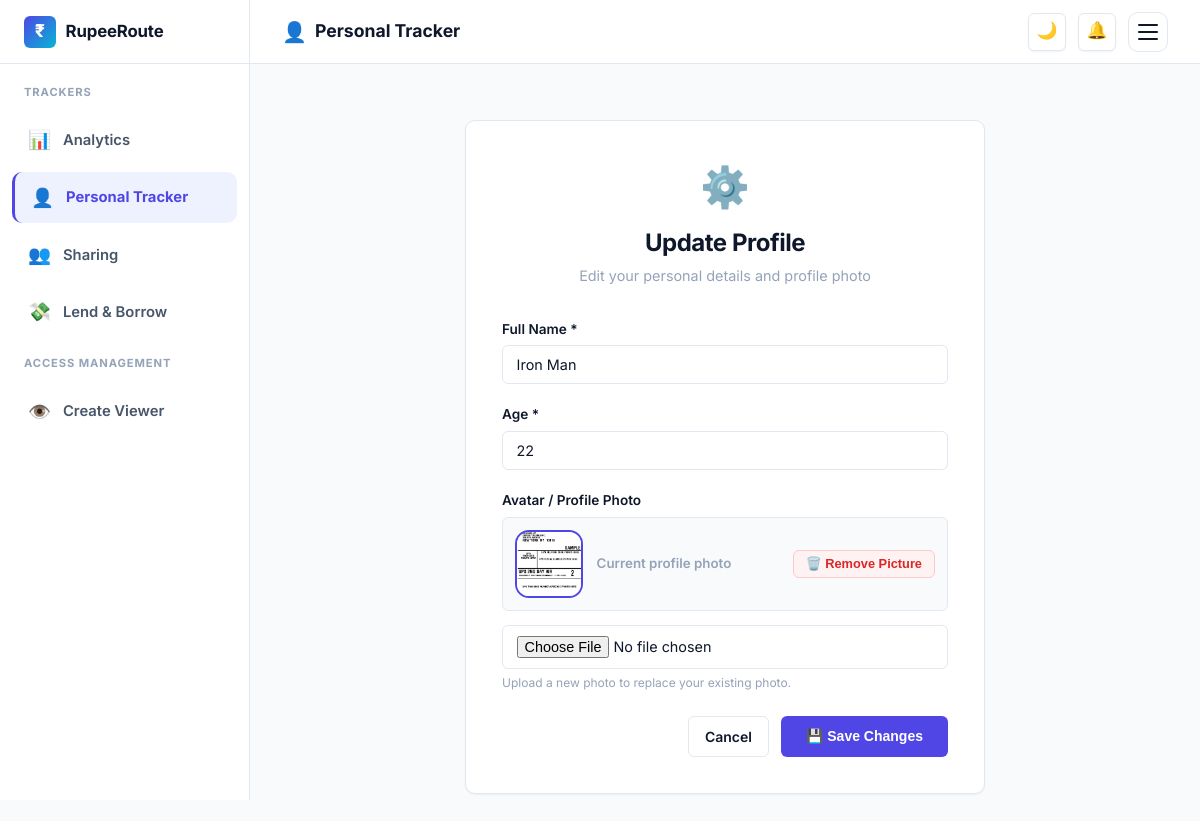
/profile/update/ (signed in), run on the app's committed database.
### expenses/models.py (models this page shows, shortened)
class UserProfile(models.Model):
    user = models.OneToOneField(User, on_delete=models.CASCADE, related_name='profile')
    full_name = models.CharField(max_length=120, blank=True)
    age = models.PositiveIntegerField(null=True, blank=True)
    avatar = models.ImageField(upload_to='avatars/', null=True, blank=True)
    is_profile_setup = models.BooleanField(default=False)
    is_viewer = models.BooleanField(default=False)
    viewer_of = models.ForeignKey(User, null=True, blank=True, on_delete=models.CASCADE, related_name='viewers')
    created_at = models.DateTimeField(auto_now_add=True)
    @property
    def display_name(self):
        return self.full_name if self.full_name else self.user.username

### expenses/views.py (the view)
# urls.py: path('profile/update/', views.update_profile_view, name='update_profile'),
@login_required
def update_profile_view(request):
    if hasattr(request.user, 'profile') and request.user.profile.is_viewer:
        messages.error(request, "Viewers cannot update owner profile.")
        return redirect('home')
    profile, _ = UserProfile.objects.get_or_create(user=request.user)
    if request.method == 'POST':
        if request.POST.get('remove_avatar') == '1':
            if profile.avatar:
                profile.avatar.delete(save=False)
                profile.avatar = None
                profile.save()
                messages.success(request, "Profile picture removed.")
            return redirect('update_profile')
        form = ProfileSetupForm(request.POST, request.FILES, instance=profile)
        if form.is_valid():
            p = form.save(commit=False)
            p.is_profile_setup = True
            p.save()
            messages.success(request, "Profile updated successfully!")
            return redirect('home')
    else:
        form = ProfileSetupForm(instance=profile)
    return render(request, 'expenses/profile_update.html', {
        'form': form,
        'profile': profile,
        'current_tracker': 'personal',
    })

### expenses/forms.py
class ProfileSetupForm(forms.ModelForm):
    class Meta:
        model = UserProfile
        fields = ['full_name', 'age', 'avatar']
        widgets = {
            'full_name': forms.TextInput(attrs={
                'class': 'form-input',
                'placeholder': 'Enter your full name',
                'required': True,
                'autofocus': True
            }),
            'age': forms.NumberInput(attrs={
                'class': 'form-input',
                'placeholder': 'Enter your age',
                'min': '1',
                'max': '120',
                'required': True
            }),
            'avatar': forms.FileInput(attrs={
                'class': 'form-input',
                'accept': 'image/*'
            }),
        }

### expenses/context_processors.py (called while the page is built)
def notifications_context(request):
    if not getattr(request, 'user', None) or not request.user.is_authenticated:
        return {}
    target_user = request.user
    if hasattr(request.user, 'profile') and request.user.profile.is_viewer and request.user.profile.viewer_of:
        target_user = request.user.profile.viewer_of
    qs = Notification.objects.filter(recipient=target_user).select_related('actor', 'actor__profile', 'group')
    unread_count = qs.filter(is_read=False).count()
    recent = list(qs[:20])
    return {
        'notifications_list': recent,
        'unread_notifications_count': unread_count,
    }

### expenses/models.py (called while the page is built)
    @property
    def action_icon(self):
        icons = {
            'added': '➕',
            'edited': '✏️',
            'deleted': '🗑️',
            'settled': '🤝',
            'reopened': '↺',
            'joined': '👋',
        }
        return icons.get(self.action_type, '🔔')

### expenses/templates/expenses/profile_update.html (shortened to what this page needs)
{% extends "expenses/base.html" %}
{% block content %}
<div class="auth-wrapper" style="max-width: 520px; margin: 2rem auto;">
  <div class="auth-card" style="padding: 2.25rem;">
    <div class="auth-header" style="text-align: center; margin-bottom: 2rem;">
      <div class="auth-icon" style="font-size: 2.5rem; margin-bottom: 0.5rem;">⚙️</div>
      <h1 class="auth-title" style="font-size: 1.5rem; font-weight: 700;">Update Profile</h1>
      <p class="auth-subtitle" style="color: var(--text-muted); font-size: 0.9rem;">Edit your personal details and profile photo</p>
    </div>
    <form method="post" enctype="multipart/form-data">
      <div class="form-group" style="margin-bottom: 1.25rem;">
        <label class="form-label" style="font-weight: 600; display: block; margin-bottom: 0.4rem;">Full Name *</label>
        {{ form.full_name }}
      </div>
      <div class="form-group" style="margin-bottom: 1.25rem;">
        <label class="form-label" style="font-weight: 600; display: block; margin-bottom: 0.4rem;">Age *</label>
        {{ form.age }}
      </div>
      <div class="form-group" style="margin-bottom: 1.5rem;">
        <label class="form-label" style="font-weight: 600; display: block; margin-bottom: 0.4rem;">Avatar / Profile Photo</label>
        {% if profile.avatar %}
        <div style="display: flex; align-items: center; justify-content: space-between; flex-wrap: wrap; gap: 0.75rem; margin-bottom: 0.85rem; padding: 0.75rem; border: 1px solid var(--border-color); border-radius: var(--radius-sm); background: #f8fafc;">
          <div style="display: flex; align-items: center; gap: 0.85rem;">
            <img src="{{ profile.avatar.url }}" alt="{{ profile.display_name }}" style="width: 68px; height: 68px; border-radius: 14px; object-fit: cover; border: 2px solid var(--accent-primary);">
            <small style="color: var(--text-muted); font-weight: 600;">Current profile photo</small>
          </div>
          <button type="submit" name="remove_avatar" value="1" class="btn btn-secondary btn-sm" formnovalidate onclick="return confirm('Remove your existing profile picture?');" style="color: #dc2626; border-color: #fecaca; background: #fef2f2; font-weight: 700;">
            🗑️ Remove Picture
          </button>
        </div>
        {% endif %}
        {{ form.avatar }}
        <small style="display:block; color:var(--text-muted); font-size:0.75rem; margin-top:0.35rem;">
          Upload a new photo to replace your existing photo.
        </small>
      </div>
      <div style="display: flex; gap: 0.75rem; justify-content: flex-end; margin-top: 1.5rem;">
        <a href="{% url 'home' %}" class="btn btn-secondary">
          Cancel
        </a>
        <button type="submit" class="btn btn-primary" style="padding: 0.65rem 1.5rem;">
          💾 Save Changes
        </button>
      </div>
    </form>
  </div>
</div>
{% endblock %}

### data on the page
UserProfile: full_name "Iron Man", age "22", avatar (picture)
